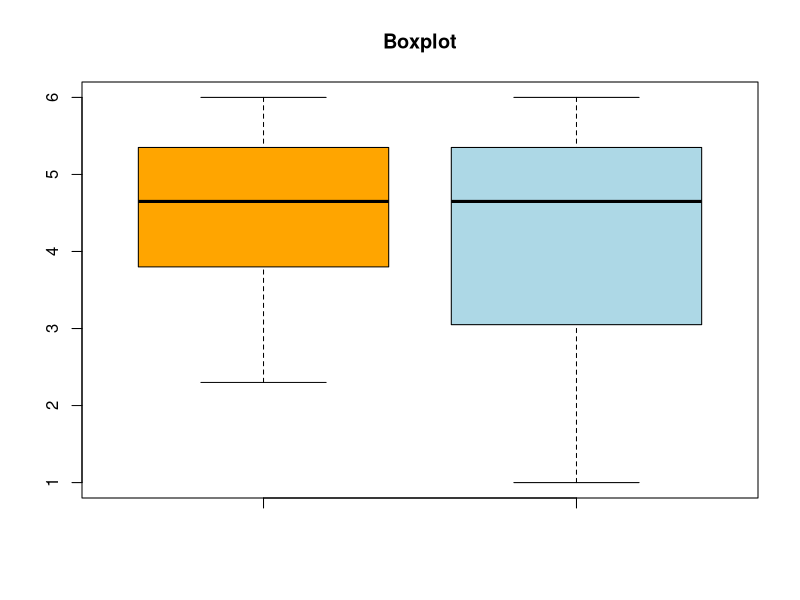

The R script that drew this image:
notes_1 <- c(4.2, 2.3, 5.6, 4.5, 4.8, 3.9, 5.9, 2.4, 5.9, 6, 4, 3.7, 5, 5.2, 4.5, 3.6, 5, 6, 2.8, 3.3, 5.5, 4.2, 4.9, 5.1)

# a)
notes_1 <- sort(notes_1)
median(notes_1)
mean(notes_1)

notes_2 <- notes_1
notes_2[c(9:11)] = 1
notes_2
median(notes_2)
mean(notes_2)


# b)
boxplot(notes_1,
        notes_2,
        main = "Boxplot",
        col = c("orange", "lightblue"))